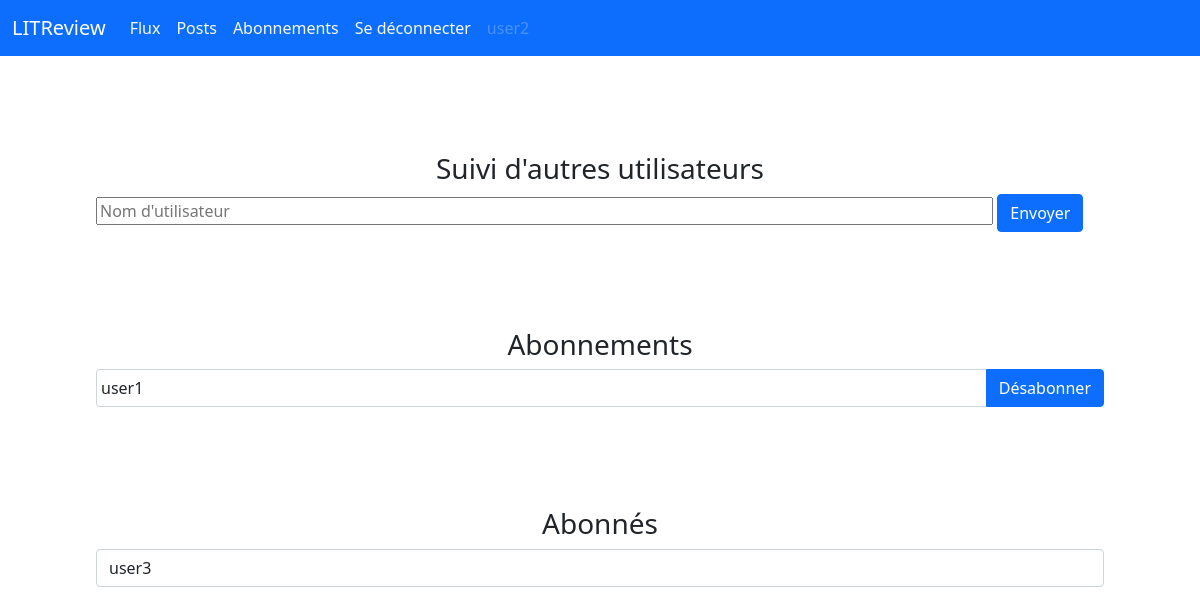
Page /follow/ (signed in) on the earlier database version.
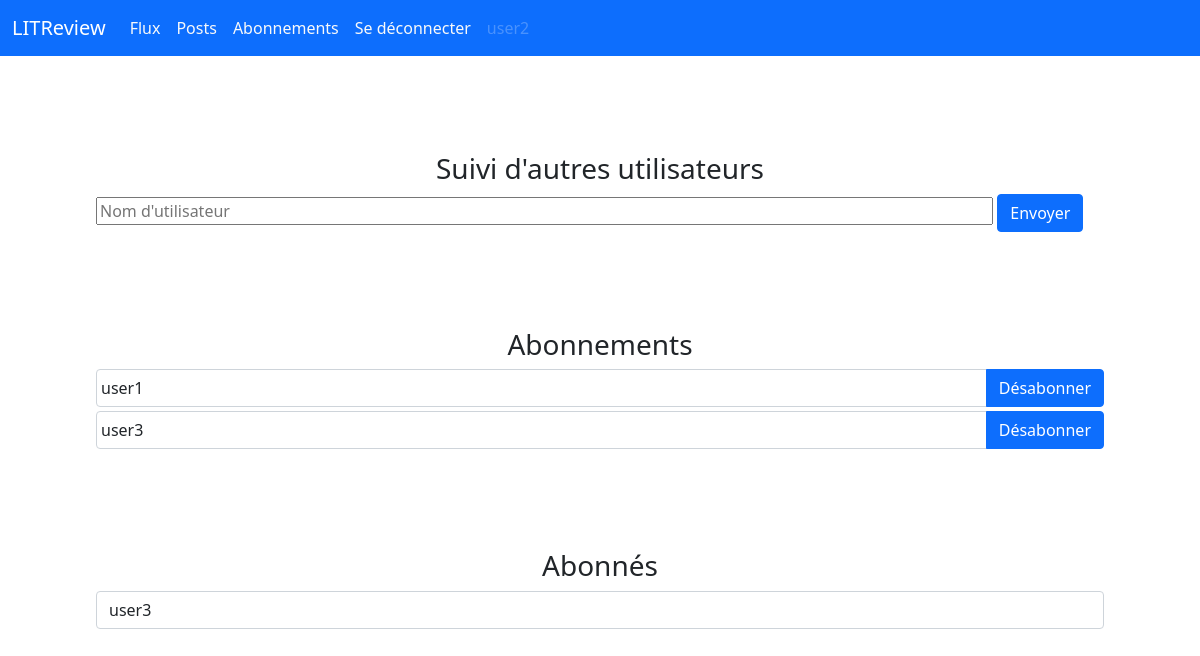
Same page on the later database version.
### follow/models.py (models this page shows)
class UserFollows(models.Model):
    user = models.ForeignKey(
        User, on_delete=models.CASCADE, related_name='following')
    followed_user = models.ForeignKey(
        User, on_delete=models.CASCADE, related_name="followed_by")
    class Meta:
        unique_together = ('user', 'followed_user',)

### follow/views.py (the view, shortened to what this page needs)
# urls.py: path("follow/", include("follow.urls")),
def follow(request):
    if request.user.is_authenticated:
        if request.method == "GET":
            follow_an_user = FollowSomeone()
            users_followed = UserFollows.objects.filter(user=request.user)
            followed_by = UserFollows.objects.filter(
                            followed_user=request.user)
            return render(
                        request,
                        "follow/follow.html",
                        {"follow_an_user": follow_an_user,
                         "users_followed": users_followed,
                         "followed_by": followed_by})
    else:
        return redirect("/connect/")

### follow/forms.py
class FollowSomeone(forms.Form):
    user = forms.CharField(label="", widget=forms.TextInput(
        attrs={"placeholder": "Nom d'utilisateur"}))
    def __init__(self, *args, **kwargs):
        super(FollowSomeone, self).__init__(*args, **kwargs)
        self.fields['user'].widget.attrs['style'] = "width:89%; height: 100%;"

### follow/templates/follow/follow.html (shortened to what this page needs)
{% extends "base.html" %}
{% block content %}
    <div class="p-5">
        <form method="post" action="/follow/">
            <div class="p-5">
                <h3 class="text-center">Suivi d'autres utilisateurs</h3>
                <div class="">
                    {{ follow_an_user }}
                    <button type="submit" class="btn btn-primary">Envoyer</button>
                </div>
            </div>
        </form>
        <form method="GET">
            <div class="p-5">
                <h3 class="text-center">Abonnements</h3>
                {% for user in users_followed %}
                    <div class="input-group mb-1">
                        <div class="position-relative form-control">
                            <div class="position-absolute start-0 px-1">
                                {{ user.followed_user }}
                            </div>
                        </div>
                        <a href="/follow/delete/{{user.id}}/" type="button" class="btn btn-primary">Désabonner</a>
                    </div>
                {% endfor %}
            </div>
            <div class="p-5">
                <h3 class="text-center">Abonnés</h3>
                {% for user in followed_by %}
                    <div class="input-group mb-1">
                        <div class="form-control ">
                            <div class="">
                                {{ user.user }}
                            </div>
                        </div>
                    </div>
                {% endfor %}
            </div>
        </form>
    </div>
{% endblock content %}

Differences in the rows shown:
added UserFollows: followed_user "user3", shown under "Abonnements"
